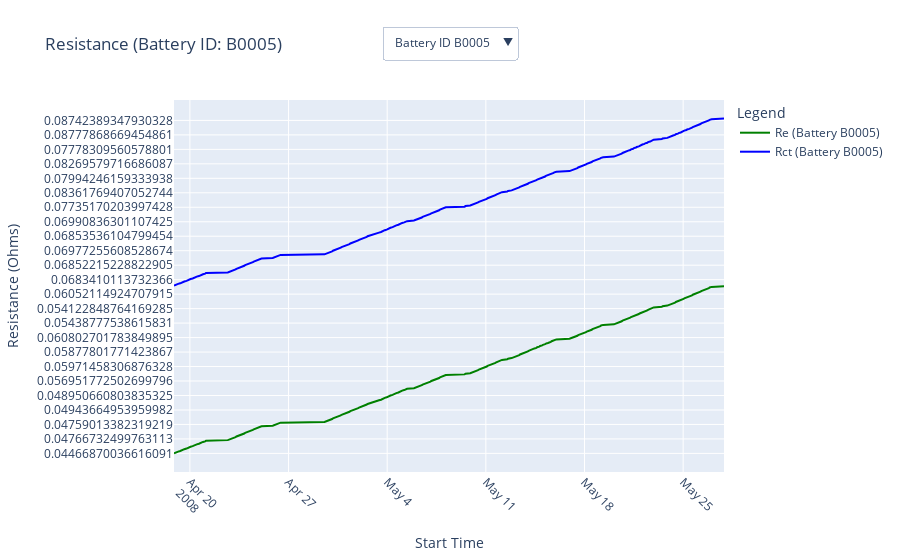

This figure's notebook cell:
### Code cell
import plotly.graph_objects as go

def create_plot_with_dropdown(impedance_data):
    battery_ids = impedance_data['battery_id'].unique()
    
    fig = go.Figure()

    # Add traces for each battery_id but make them initially invisible
    for battery_id in battery_ids:
        current_battery_info = impedance_data[impedance_data['battery_id'] == battery_id]
        fig.add_trace(go.Scatter(
            x=current_battery_info['start_time'], 
            y=current_battery_info['Re'], 
            mode='lines', 
            name=f'Re (Battery {battery_id})',
            line=dict(color='green'),
            visible=False
        ))
        fig.add_trace(go.Scatter(
            x=current_battery_info['start_time'], 
            y=current_battery_info['Rct'], 
            mode='lines', 
            name=f'Rct (Battery {battery_id})',
            line=dict(color='blue'),
            visible=False
        ))

    # Set the first battery's traces as visible by default
    for i in range(2):  # First two traces (Re and Rct for Battery 1)
        fig.data[i].visible = True

    # Create dropdown options to toggle between batteries
    dropdown_options = []
    for i, battery_id in enumerate(battery_ids):
        visible_traces = [False] * len(fig.data)
        visible_traces[2 * i] = True  # Re trace for current battery_id
        visible_traces[2 * i + 1] = True  # Rct trace for current battery_id
        dropdown_options.append(
            dict(
                label=f"Battery ID {battery_id}",
                method="update",
                args=[{"visible": visible_traces},
                      {"title": f"Resistance (Battery ID: {battery_id})"}]
            )
        )

    # Update layout with dropdown
    fig.update_layout(
        updatemenus=[
            dict(
                buttons=dropdown_options,
                direction="down",
                showactive=True,
                x=0.5,
                y=1.2,
                xanchor="center",
                yanchor="top"
            )
        ],
        title=f"Resistance (Battery ID: {battery_ids[0]})",
        xaxis_title="Start Time",
        yaxis_title="Resistance (Ohms)",
        xaxis=dict(tickangle=45),
        legend_title="Legend",
        template="plotly"
    )

    fig.show()

# Call the function
create_plot_with_dropdown(impedance_data)
